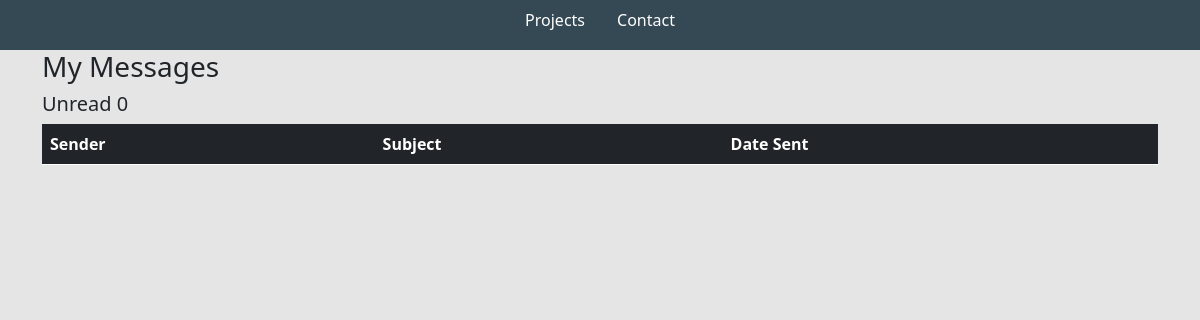
Before: /inbox/ with the older database file.
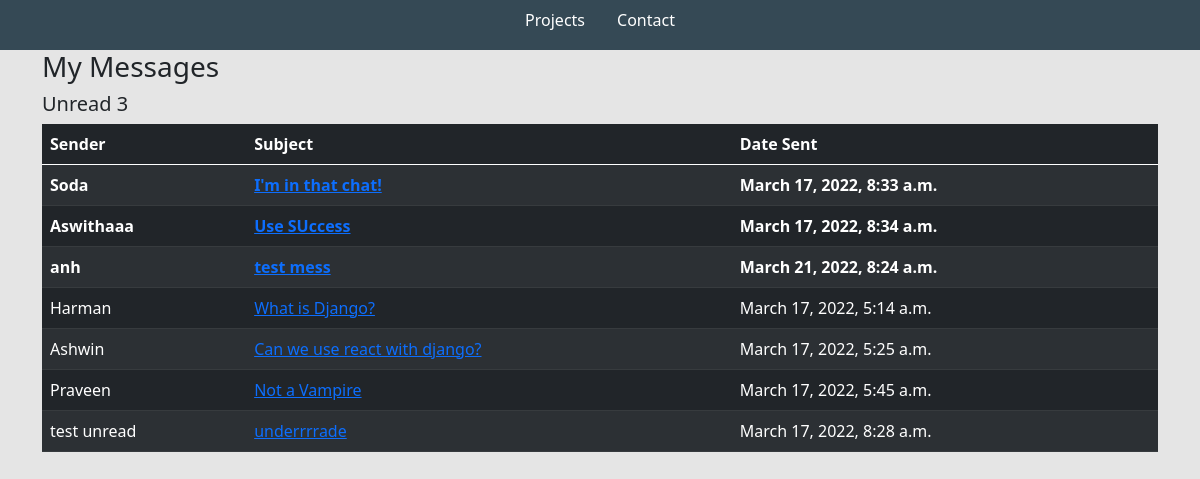
After: the same page with the newer database file.
### base/models.py (models this page shows, shortened)
class Message(models.Model):
    name = models.CharField(max_length=200, null=True)
    email = models.CharField(max_length=200, null=True)
    subject = models.CharField(max_length=200, null=True)
    body = models.TextField()
    is_read = models.BooleanField(default=False)
    created = models.DateTimeField(auto_now_add=True)
    id = models.UUIDField(default=uuid.uuid4, unique=True,
                            primary_key=True, editable=False)

### base/views.py (the view)
# urls.py: path('inbox/', views.inboxPage, name='inbox'),
def inboxPage(request):
    inbox = Message.objects.all().order_by('is_read')
    unreadCount = Message.objects.filter(is_read=False).count()
    context = {'inbox':inbox, 'unreadCount':unreadCount}
    return render(request, 'base/inbox.html', context)

### base/templates/base/inbox.html
{% extends 'base/main.html' %}
{% load static %}
{% block content %}
<div class="container">
    <h3>My Messages</h3>
    <h5>Unread {{unreadCount}}</h5>
    <table class="table table-dark table-striped">
        <thead>
            <tr>
                <th>Sender</th>
                <th>Subject</th>
                <th>Date Sent</th>
            </tr>
        </thead>
        <tbody>
            {% for message in inbox %}
            {% if message.is_read %}
            <tr>
            {% else %}
            <tr style="font-weight: 900;">
                {% endif %}
                <td>{{message.name}}</td>
                <a href="{% url 'message' message.id %}">
                    <td><a href="{% url 'message' message.id %}">{{message.subject}}</a></td>
                <td>{{message.created}}</td>
            </tr>
            {% endfor %}
        </tbody>
    </table>
</div>
{% endblock content %}

### base/templates/base/main.html (shortened to what this page needs)
<!DOCTYPE html>
{% load static %}
<html lang="en">
<head>
    <link rel="stylesheet" type="text/css" media='screen' href="{% static 'styles/main2.css' %}">
    <link href="https://cdn.jsdelivr.net/npm/bootstrap@5.0.1/dist/css/bootstrap.min.css" rel="stylesheet"
>
</head>
<body style="background-color: #E5E5E5;">
    {% include 'base/navbar.html' %}
    {% block content %}
    {% endblock content %}
</body>
</html>

### base/templates/base/navbar.html (shortened to what this page needs)
<section class="navigation-bar">
    <a class="nav-link" style="color:#fff" href="{% url 'home' %}">
        Projects
    </a>
    <a class="nav-link" style="color:#fff" href="#">
        Contact
    </a>
</section>

### static/styles/main2.css (style rules this page uses)
body { background-color: #E5E5E5; }
.navigation-bar { background-color: #354955; height: 50px; display: flex; justify-content: center; }
.nav-link { color: #fff ; }

Changed rows visible on the page:
added Message: name "Soda", subject "I'm in that chat!", created "March 17, 2022, 8:33 a.m."
added Message: name "Aswithaaa", subject "Use SUccess", created "March 17, 2022, 8:34 a.m."
added Message: name "anh", subject "test mess", created "March 21, 2022, 8:24 a.m."
added Message: name "Harman", subject "What is Django?", created "March 17, 2022, 5:14 a.m."
added Message: name "Ashwin", subject "Can we use react with django?", created "March 17, 2022, 5:25 a.m."
added Message: name "Praveen", subject "Not a Vampire", created "March 17, 2022, 5:45 a.m."
added Message: name "test unread", subject "underrrrade", created "March 17, 2022, 8:28 a.m."
Other visible differences:
{{ unreadCount }}: "0" → "3"
